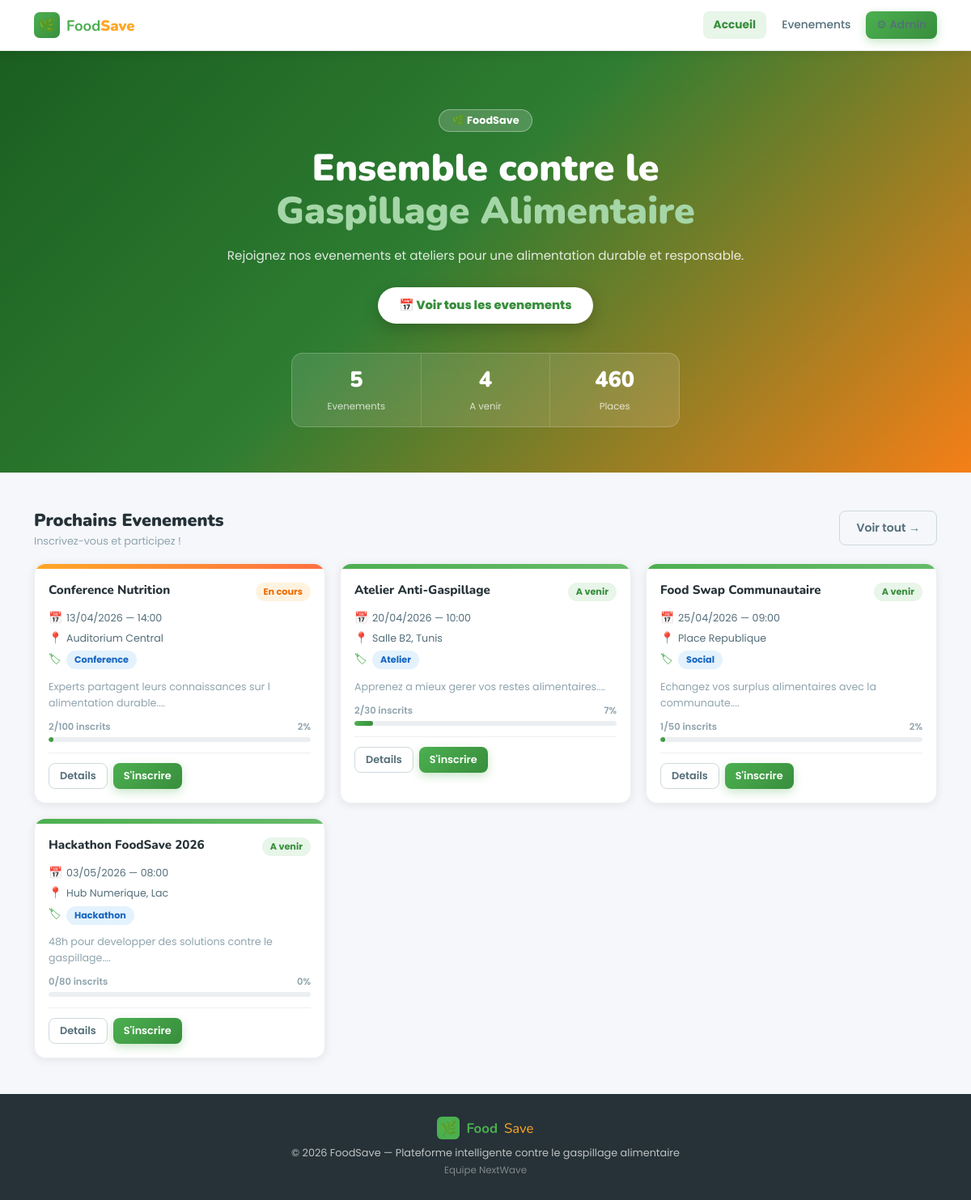
Page /app/views/front/accueil.php on the committed database.
### tables this page shows
CREATE TABLE evenements (
    id           INT AUTO_INCREMENT PRIMARY KEY,
    titre        VARCHAR(150) NOT NULL,
    categorie    VARCHAR(80)  NOT NULL,
    statut       ENUM('upcoming','ongoing','past') NOT NULL DEFAULT 'upcoming',
    date_event   DATE         NOT NULL,
    heure        TIME         NOT NULL,
    lieu         VARCHAR(200) NOT NULL,
    organisateur VARCHAR(100) NOT NULL,
    capacite     INT          NOT NULL DEFAULT 50,
    description  TEXT,
    created_at   DATETIME     DEFAULT CURRENT_TIMESTAMP
);

### config/database.php (called while the page is built, shortened)
<?php
class Database {
    private static $instance = null;
    public static function getConnection() {
        if (self::$instance === null) {
            $dsn = 'mysql:host='.DB_HOST.';dbname='.DB_NAME.';charset='.DB_CHARSET;
            try {
                self::$instance = new PDO($dsn, DB_USER, DB_PASS, [
                    PDO::ATTR_ERRMODE            => PDO::ERRMODE_EXCEPTION,
                    PDO::ATTR_DEFAULT_FETCH_MODE => PDO::FETCH_ASSOC,
                    PDO::ATTR_EMULATE_PREPARES   => false,
                ]);
            } catch (PDOException $e) {
                die('<div style="padding:30px;font-family:sans-serif;background:#ffebee;color:#c62828;border-left:5px solid #ef5350;border-radius:8px;margin:20px">
                    <strong>Erreur PDO :</strong> '.htmlspecialchars($e->getMessage()).'<br>
                    <small>Verifiez config/database.php</small></div>');
            }
        }
        return self::$instance;
    }
}

### app/models/EvenementModel.php (called while the page is built, shortened)
<?php
require_once __DIR__ . '/../../config/database.php';
class EvenementModel {
    private $db;
    public function __construct() {
        $this->db = Database::getConnection();
    }
    public function findUpcoming($limit = 6) {
        $stmt = $this->db->prepare(
            "SELECT * FROM evenements WHERE statut IN ('upcoming','ongoing')
             ORDER BY date_event ASC LIMIT :lim"
        );
        $stmt->bindValue(':lim', (int)$limit, PDO::PARAM_INT);
        $stmt->execute();
        return $stmt->fetchAll();
    }
    public function getStats() {
        $row = $this->db->query(
            "SELECT COUNT(*) AS total,
             SUM(statut='upcoming') AS upcoming,
             SUM(statut='ongoing')  AS ongoing,
             SUM(statut='past')     AS past,
             COALESCE(SUM(capacite),0) AS total_cap
             FROM evenements"
        )->fetch();
        return [
            'total'    => (int)$row['total'],
            'upcoming' => (int)$row['upcoming'],
            'ongoing'  => (int)$row['ongoing'],
            'past'     => (int)$row['past'],
            'total_cap'=> (int)$row['total_cap'],
        ];
    }
}

### app/views/front/accueil.php (the view, shortened to what this page needs)
<?php
require_once __DIR__ . '/../../../config/database.php';
require_once __DIR__ . '/../../models/EvenementModel.php';
$model      = new EvenementModel();
$evenements = $model->findUpcoming(6);
$stats      = $model->getStats();
$slabels    = ['upcoming'=>'A venir','ongoing'=>'En cours','past'=>'Termine'];
$sbadge     = ['upcoming'=>'b-green','ongoing'=>'b-orange','past'=>'b-gray'];
$currentUrl = 'accueil.php';
?>
<!DOCTYPE html>
<html lang="fr">
<head>
<link rel="stylesheet" href="../../../public/css/style.css">
</head>
<body style="background:var(--g100);display:flex;flex-direction:column;min-height:100vh">
<nav class="front-nav">
  <div class="fn-inner">
    <a href="accueil.php" class="fn-brand">
      <div class="bi">🌿</div>
      <span><strong>Food</strong><em>Save</em></span>
    </a>
    <div class="fn-links">
      <a href="accueil.php" class="<?= $currentUrl==='accueil.php'?'on':'' ?>">Accueil</a>
      <a href="evenements.php" class="<?= $currentUrl==='evenements.php'?'on':'' ?>">Evenements</a>
      <a href="../back/evenements.php" class="btn btn-primary btn-sm">⚙ Admin</a>
    </div>
  </div>
</nav>
<section class="hero">
  <div class="hero-inner">
    <div class="hero-tag">🌿 FoodSave</div>
    <h1>Ensemble contre le<br><span>Gaspillage Alimentaire</span></h1>
    <p>Rejoignez nos evenements et ateliers pour une alimentation durable et responsable.</p>
    <a href="evenements.php" class="hero-btn">📅 Voir tous les evenements</a>
    <div class="hero-stats">
      <div class="h-stat"><strong><?= $stats['total'] ?></strong><span>Evenements</span></div>
      <div class="h-stat"><strong><?= $stats['upcoming'] + $stats['ongoing'] ?></strong><span>A venir</span></div>
      <div class="h-stat"><strong><?= $stats['total_cap'] ?></strong><span>Places</span></div>
    </div>
  </div>
</section>
<section class="f-section">
  <div class="f-container">
    <div class="sec-head">
      <div><div class="sec-title">Prochains Evenements</div><div class="sec-sub">Inscrivez-vous et participez !</div></div>
      <a href="evenements.php" class="btn btn-outline">Voir tout →</a>
    </div>
    <div class="ev-grid">
    <?php if (empty($evenements)): ?>
      <div class="empty" style="grid-column:1/-1"><div class="empty-ic">📅</div><div class="empty-tt">Aucun evenement a venir</div></div>
    <?php else: ?>
      <?php foreach ($evenements as $ev):
        $pct    = $ev['capacite'] > 0 ? min(100, round($ev['nb_p']/$ev['capacite']*100)) : 0;
        $sLabel = $slabels[$ev['statut']] ?? $ev['statut'];
        $sBadge = $sbadge[$ev['statut']]  ?? 'b-gray';
      ?>
      <div class="ev-card" style="animation:fadeUp .4s ease both">
        <div class="ev-top <?= $ev['statut'] ?>"></div>
        <div class="ev-body">
          <div class="ev-head">
            <div class="ev-name"><?= htmlspecialchars($ev['titre']) ?></div>
            <span class="badge <?= $sBadge ?>"><?= $sLabel ?></span>
          </div>
          <div class="ev-meta">
            <div class="ev-meta-row"><span class="ev-icon">📅</span><?= date('d/m/Y',strtotime($ev['date_event'])) ?> — <?= substr($ev['heure'],0,5) ?></div>
            <div class="ev-meta-row"><span class="ev-icon">📍</span><?= htmlspecialchars($ev['lieu']) ?></div>
            <div class="ev-meta-row"><span class="ev-icon">🏷</span><span class="badge b-blue"><?= htmlspecialchars($ev['categorie']) ?></span></div>
          </div>
          <?php if (!empty($ev['description'])): ?>
          <p class="ev-desc"><?= htmlspecialchars(mb_substr($ev['description'],0,90)) ?>...</p>
          <?php endif; ?>
          <div class="ev-prog">
            <div class="progress-lbl"><span><?= $ev['nb_p'] ?>/<?= $ev['capacite'] ?> inscrits</span><span><?= $pct ?>%</span></div>
            <div class="progress-bar"><div class="progress-fill" style="width:<?= $pct ?>%"></div></div>
          </div>
          <div class="ev-actions">
            <a href="ev_detail.php?id=<?= $ev['id'] ?>" class="btn btn-outline btn-sm">Details</a>
            <?php if ($ev['statut'] !== 'past' && $pct < 100): ?>
            <a href="inscription.php?id=<?= $ev['id'] ?>" class="btn btn-primary btn-sm">S'inscrire</a>
            <?php endif; ?>
          </div>
        </div>
      </div>
      <?php endforeach; ?>
    <?php endif; ?>
    </div>
  </div>
</section>
<footer class="front-foot">
  <div class="ff-brand"><div style="width:28px;height:28px;background:var(--green);border-radius:6px;display:flex;align-items:center;justify-content:center">🌿</div><strong>Food</strong><em>Save</em></div>
  <p>© 2026 FoodSave — Plateforme intelligente contre le gaspillage alimentaire</p>
  <p style="font-size:.74rem;opacity:.6;margin-top:4px">Equipe NextWave</p>
</footer>
</body>
</html>

### rows in the picture
evenements: titre "Conference Nutrition", statut "En cours", date_event "13/04/2026", heure "14:00", lieu "Auditorium Central", categorie "Conference", description "Experts partagent leurs connaissances sur l alimentation durable.", id "2", capacite "100"
evenements: titre "Atelier Anti-Gaspillage", statut "A venir", date_event "20/04/2026", heure "10:00", lieu "Salle B2, Tunis", categorie "Atelier", description "Apprenez a mieux gerer vos restes alimentaires.", nb_p "2", capacite "30", capacite "7"
evenements: titre "Food Swap Communautaire", statut "A venir", date_event "25/04/2026", heure "09:00", lieu "Place Republique", categorie "Social", description "Echangez vos surplus alimentaires avec la communaute.", nb_p "1", capacite "50", capacite "2"
evenements: titre "Hackathon FoodSave 2026", statut "A venir", date_event "03/05/2026", heure "08:00", lieu "Hub Numerique, Lac", categorie "Hackathon", description "48h pour developper des solutions contre le gaspillage.", nb_p "0", capacite "80", capacite "0"

### other values in the picture
$stats['total'] "5"
$stats['upcoming'] + $stats['ongoing'] "4"
$stats['total_cap'] "460"
